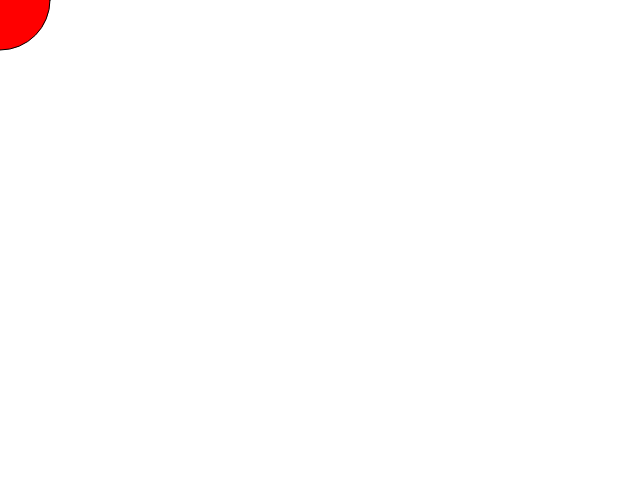
Frame 1 (no input)
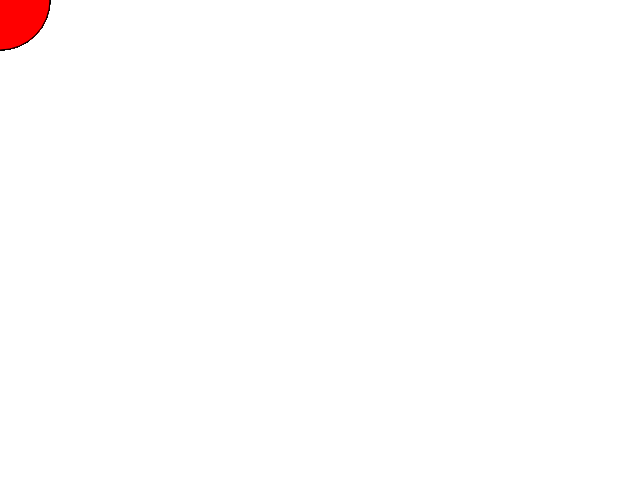
Frame 60 (no input)
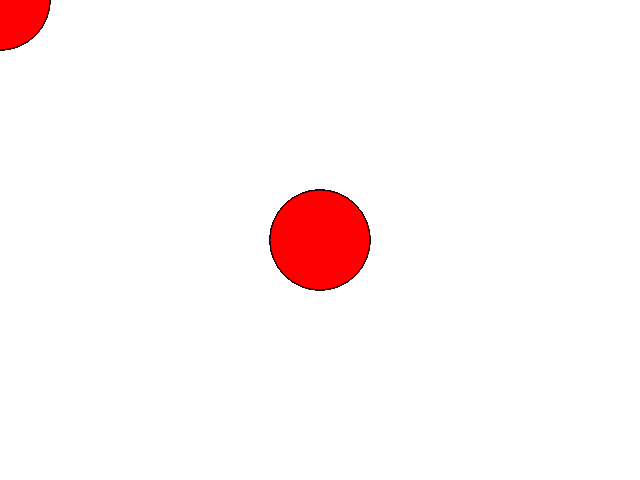
Frame 120 (the mouse pressed at the canvas centre since frame 60)

The p5.js sketch that drew these frames (run headless with seeded random() and noise() and a simulated clock; from frame 60 on, the mouse is pressed at the canvas centre):

// p5.js sketch
// ── sketch.js
function setup() {
  createCanvas(640, 480);
}

function draw() {
  background(220, 0);
  fill('red');
  circle(mouseX, mouseY, 100);
}
